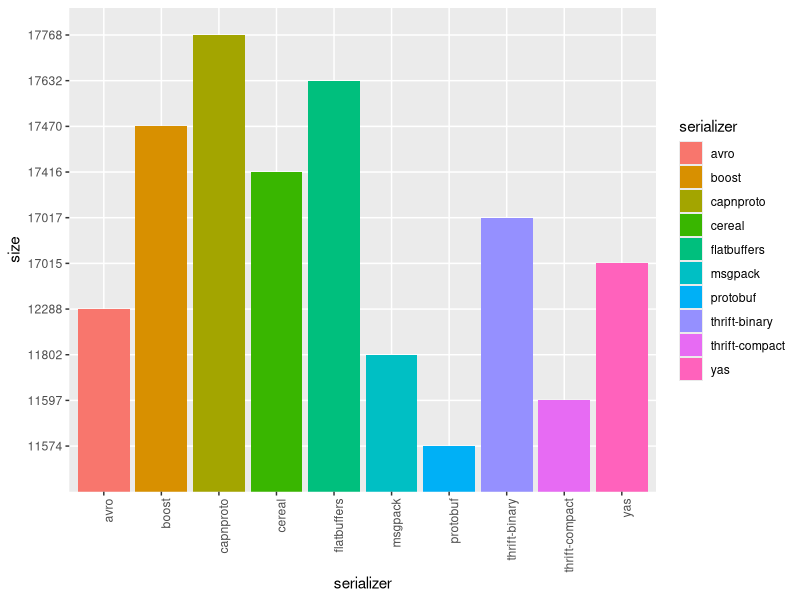
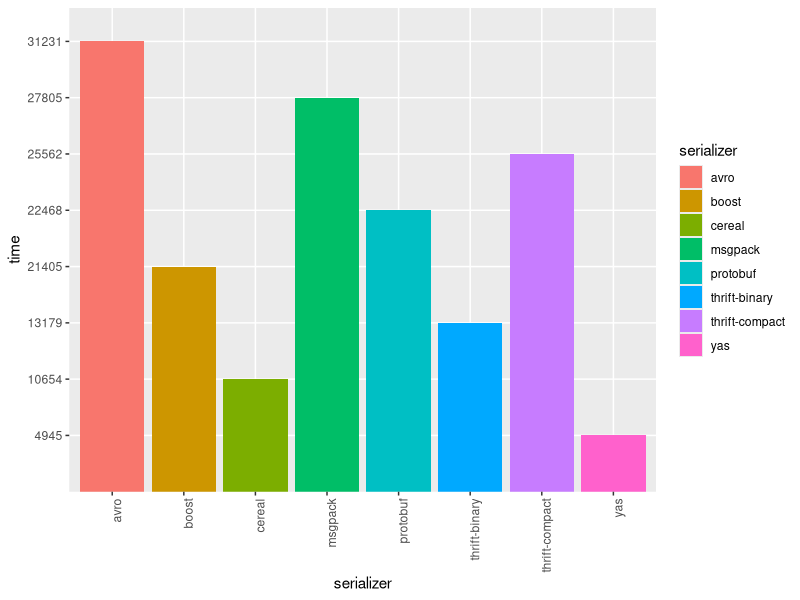
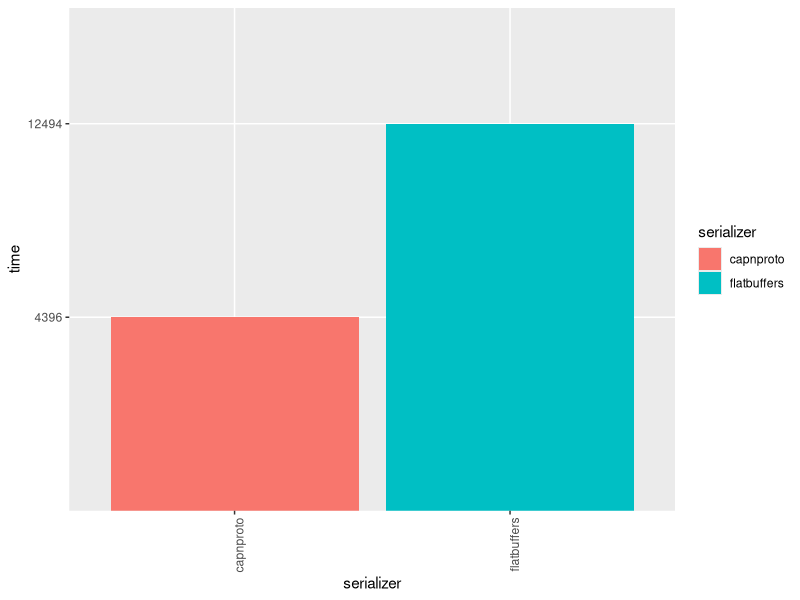

Recreate these plots in R, in order.
library(ggplot2)

names.size <- c("thrift-binary", "thrift-compact", "protobuf", "boost", "msgpack", "cereal", "avro", "capnproto", "flatbuffers", "yas")
names.time <- c("thrift-binary", "thrift-compact", "protobuf", "boost", "msgpack", "cereal", "avro", "yas")
names.time2 <- c("capnproto", "flatbuffers")
# data from the 1000000 simulations
# for t in thrift-binary thrift-compact protobuf boost msgpack cereal avro yas; do echo -n "$t: "; ./benchmark 1 $t | grep size | awk '{print $4}'; done
size <- c(
     17017
    ,11597
    ,11574
    ,17470
    ,11802
    ,17416
    ,12288
    ,17768
    ,17632
    ,17015
)
# for t in thrift-binary thrift-compact protobuf boost msgpack cereal avro yas; do rm -f /tmp/$t.time; echo -n "$t: "; for i in `seq 1 50`; do ./benchmark 1000000 $t | grep time | awk '{print $4}' >>/tmp/$t.time; done; awk '{ sum += $1 } END { print sum/50}' /tmp/$t.time; done
time <- c(
     13179 # thrift-binary
    ,25562 # thrift-compact
    ,22468 # protobuf
    ,21405 # boost
    ,27805 # msgpack
    ,10654 # cereal
    ,31231 # avro
    ,4945  # yas
)
time2 <- c(4396, 12494)

data.size <- as.data.frame(list(serializer = names.size, size = size))
data.time <- as.data.frame(list(serializer = names.time, time = time))
data.time2 <- as.data.frame(list(serializer = names.time2, time = time2))

ssize <- ggplot(data.size, aes(x = as.factor(serializer), y = as.factor(size), fill = serializer)) +
    geom_bar(stat = "identity") +
    xlab("serializer") +
    ylab("size") +
    theme(axis.text.x = element_text(angle = 90, hjust = 1))
png(filename="size.png", width = 800, height = 600)
plot(ssize)
dev.off()

stime <- ggplot(data.time, aes(x = as.factor(serializer), y = as.factor(time), fill = serializer)) +
    geom_bar(stat = "identity") +
    xlab("serializer") +
    ylab("time") +
    theme(axis.text.x = element_text(angle = 90, hjust = 1))
png(filename="time.png", width = 800, height = 600)
plot(stime)
dev.off()

stime2 <- ggplot(data.time2, aes(x = as.factor(serializer), y = as.factor(time), fill = serializer)) +
    geom_bar(stat = "identity") +
    xlab("serializer") +
    ylab("time") +
    theme(axis.text.x = element_text(angle = 90, hjust = 1))
png(filename="time2.png", width = 800, height = 600)
plot(stime2)
dev.off()
